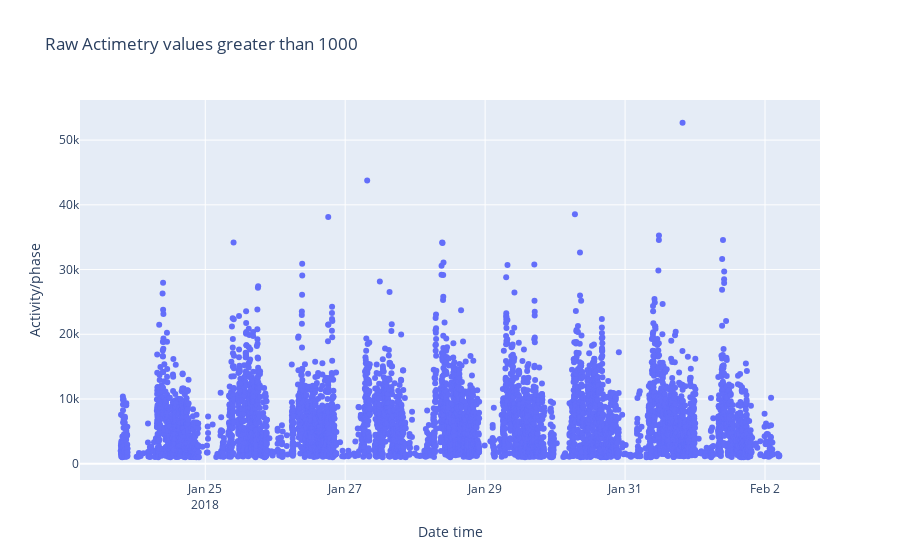

The notebook cell saved with this chart:
### Code cell
layout1 = Layout(
    title="Raw Actimetry values greater than 1000",
    xaxis=dict(title="Date time"), 
    yaxis=dict(title="Activity/phase"), 
    showlegend=False
)
iplot(Figure(data=[Scatter(x=GT1000index, y=GT1000, mode='markers',)], layout=layout1))

### Figure 1 — Plotly figure (JSON) as saved in the notebook; plotly's stock layout.template omitted (floating-point values rounded to 4 significant figures; data arrays with more than 128 entries replaced by an {"elided": "..."} marker saying what was removed)
{"data": [{"mode": "markers", "type": "scatter", "x": {"elided": "6259 str values"}, "y": {"elided": "6259 int values"}}], "layout": {"showlegend": false, "title": {"text": "Raw Actimetry values greater than 1000"}, "xaxis": {"title": {"text": "Date time"}}, "yaxis": {"title": {"text": "Activity/phase"}}}}
